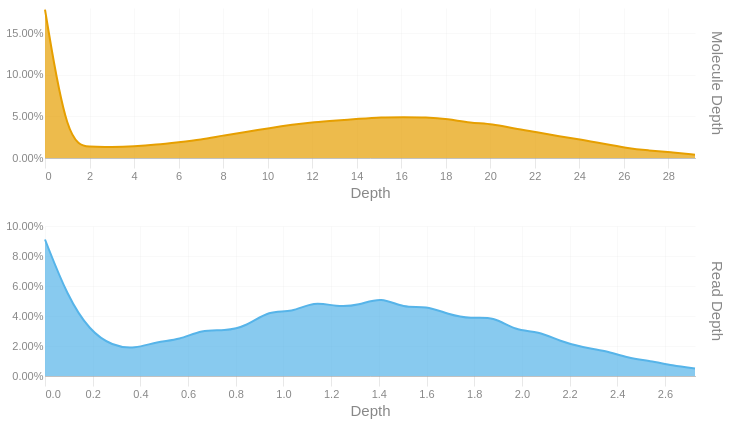

The notebook cell this image was saved under:
### Code cell
readdep = depth_hist(tb['Read Depth'], q99, 3)
readdep = readdep.with_columns(pl.lit('Read Depth').alias('Metric'))
if not SKIPLR:
    moldep = depth_hist(tb['Molecule Depth'], mol_q99, 1)
    moldep = moldep.with_columns(pl.lit('Molecule Depth').alias('Metric'))
    _hist = pl.concat([readdep, moldep])
    _hist = _hist.filter(pl.col('Proportion') != 0)
    with SafeRender(_hist):
        (
            alt.Chart(_hist)        
            .mark_area(interpolate = "basis")
            .encode(
                x=alt.X('Bin:Q').scale(domainMin=0).axis(alt.Axis(title='Depth')),
                y = alt.Y('Proportion:Q', title = None).axis(format = '.2%'),
                color = alt.Color('Metric:N').legend(None),
                row = alt.Row("Metric:N").header(title = None, labelOrient = 'right'),
                tooltip = [
                    alt.Tooltip("Metric:N", title = "Metric"),
                    alt.Tooltip('Interval:N', title = "Depth Interval"),
                    alt.Tooltip('Proportion:Q', title = "% Alignments").format('.2%')
                ]
            )
            .resolve_scale(x='independent', y='independent')
            .properties(
                height = 150, width = 650,
                usermeta={'embedOptions': {'downloadFileName': f'{samplename}.depth.hist'}}
            )
        ).display()
else:
    readdep = readdep.filter(pl.col('Proportion') != 0)
    with SafeRender(readdep):
        (
            alt.Chart(readdep)        
            .mark_area(interpolate = "basis")
            .encode(
                x=alt.X('Bin:Q').scale(domainMin=0).axis(alt.Axis(title='Depth')),
                y = alt.Y('Proportion:Q', title = None).axis(format = '.2%'),
                tooltip = [
                    alt.Tooltip('Interval:N', title = "Depth Interval"),
                    alt.Tooltip('Proportion:Q', title = "% Alignments").format('.2%')
                ]
            )
            .properties(
                usermeta={'embedOptions': {'downloadFileName': f'{samplename}.depth.hist'}}
            )
        ).display()

### Figure 1 — Vega-Lite specification as saved in the notebook (floating-point values rounded to 4 significant figures)
{"width": 650, "height": 150, "config": {"title": {"anchor": "start", "dy": -15, "fontSize": 18, "color": "#888888", "subtitleColor": "#888888", "subtitleFontSize": 14}, "arc": {"fill": "#0072B2"}, "axis": {"domainColor": "#888888", "domainWidth": 0.5, "gridWidth": 0.2, "grid": false, "titleFontWeight": 400, "titleFontSize": 15, "labelFontSize": 11, "labelColor": "#888888", "tickColor": "#888888", "tickWidth": 0.2, "titleColor": "#888888"}, "axisBand": {"grid": false}, "axisX": {"grid": true, "tickSize": 10, "domainCap": "round"}, "axisY": {"domain": false, "grid": true, "tickSize": 0, "domainCap": "round"}, "background": "transparent", "header": {"labelFontSize": 15, "labelColor": "#888888", "titleFontSize": 15, "titleFontWeight": 600, "titleColor": "#888888"}, "legend": {"labelFont": "sans-serif", "labelFontSize": 12, "labelColor": "#888888", "symbolSize": 100, "symbolType": "circle", "titleFontSize": 12, "titlePadding": 10, "titleColor": "#888888", "title": null}, "range": {"category": ["#E69F00", "#56B4E9", "#009E73", "#F0E442", "#0072B2", "#D55E00", "#CC79A7", "#000000"], "diverging": ["#cfe8f3", "#a2d4ec", "#73bfe2", "#46abdb", "#1696d2", "#12719e"]}, "area": {"fill": "#0072B2", "fillOpacity": 0.7, "line": true, "strokeOpacity": 0.7}, "line": {"color": "#0072B2", "stroke": "#0072B2", "strokeWidth": 2}, "trail": {"color": "#0072B2", "stroke": "#0072B2", "strokeWidth": 0, "size": 1}, "point": {"filled": true, "fillOpacity": 1.0, "size": 95}, "text": {"color": "#888888", "fontSize": 11, "align": "right", "fontWeight": 400, "size": 11}, "bar": {"fill": "#0072B2", "stroke": null}, "view": {"stroke": null, "continuousWidth": 660, "continuousHeight": 400}}, "data": {"name": "data-66d6dfcc079fc4ac700df1ad5e270a4e"}, "mark": {"type": "area", "interpolate": "basis"}, "encoding": {"color": {"field": "Metric", "legend": null, "type": "nominal"}, "row": {"field": "Metric", "header": {"title": null, "labelOrient": "right"}, "type": "nominal"}, "tooltip": [{"field": "Metric", "title": "Metric", "type": "nominal"}, {"field": "Interval", "title": "Depth Interval", "type": "nominal"}, {"field": "Proportion", "format": ".2%", "title": "% Alignments", "type": "quantitative"}], "x": {"axis": {"title": "Depth"}, "field": "Bin", "scale": {"domainMin": 0}, "type": "quantitative"}, "y": {"axis": {"format": ".2%"}, "field": "Proportion", "title": null, "type": "quantitative"}}, "resolve": {"scale": {"x": "independent", "y": "independent"}}, "usermeta": {"embedOptions": {"downloadFileName": "TF26LRJL0071_50B_H_10484332_23Y22YLT4_L7.depth.hist"}}, "$schema": "https://vega.github.io/schema/vega-lite/v6.4.1.json", "datasets": {"data-66d6dfcc079fc4ac700df1ad5e270a4e": [{"Bin": 0.0, "Interval": "0.0-0.094", "Proportion": 0.091, "Metric": "Read Depth"}, {"Bin": 0.094, "Interval": "0.094-0.188", "Proportion": 0.053, "Metric": "Read Depth"}, {"Bin": 0.188, "Interval": "0.188-0.282", "Proportion": 0.03, "Metric": "Read Depth"}, {"Bin": 0.282, "Interval": "0.282-0.376", "Proportion": 0.02, "Metric": "Read Depth"}, {"Bin": 0.376, "Interval": "0.376-0.47", "Proportion": 0.018, "Metric": "Read Depth"}, {"Bin": 0.47, "Interval": "0.47-0.564", "Proportion": 0.023, "Metric": "Read Depth"}, {"Bin": 0.564, "Interval": "0.564-0.658", "Proportion": 0.024, "Metric": "Read Depth"}, {"Bin": 0.658, "Interval": "0.658-0.752", "Proportion": 0.031, "Metric": "Read Depth"}, {"Bin": 0.752, "Interval": "0.752-0.846", "Proportion": 0.03, "Metric": "Read Depth"}, {"Bin": 0.846, "Interval": "0.846-0.94", "Proportion": 0.033, "Metric": "Read Depth"}, {"Bin": 0.94, "Interval": "0.94-1.034", "Proportion": 0.044, "Metric": "Read Depth"}, {"Bin": 1.034, "Interval": "1.034-1.128", "Proportion": 0.042, "Metric": "Read Depth"}, {"Bin": 1.128, "Interval": "1.128-1.222", "Proportion": 0.05, "Metric": "Read Depth"}, {"Bin": 1.222, "Interval": "1.222-1.316", "Proportion": 0.046, "Metric": "Read Depth"}, {"Bin": 1.316, "Interval": "1.316-1.41", "Proportion": 0.047, "Metric": "Read Depth"}, {"Bin": 1.41, "Interval": "1.41-1.504", "Proportion": 0.053, "Metric": "Read Depth"}, {"Bin": 1.504, "Interval": "1.504-1.598", "Proportion": 0.045, "Metric": "Read Depth"}, {"Bin": 1.598, "Interval": "1.598-1.692", "Proportion": 0.047, "Metric": "Read Depth"}, {"Bin": 1.692, "Interval": "1.692-1.786", "Proportion": 0.041, "Metric": "Read Depth"}, {"Bin": 1.786, "Interval": "1.786-1.88", "Proportion": 0.038, "Metric": "Read Depth"}, {"Bin": 1.88, "Interval": "1.88-1.974", "Proportion": 0.04, "Metric": "Read Depth"}, {"Bin": 1.974, "Interval": "1.974-2.068", "Proportion": 0.03, "Metric": "Read Depth"}, {"Bin": 2.068, "Interval": "2.068-2.162", "Proportion": 0.03, "Metric": "Read Depth"}, {"Bin": 2.162, "Interval": "2.162-2.256", "Proportion": 0.023, "Metric": "Read Depth"}, {"Bin": 2.256, "Interval": "2.256-2.35", "Proportion": 0.019, "Metric": "Read Depth"}, {"Bin": 2.35, "Interval": "2.35-2.444", "Proportion": 0.017, "Metric": "Read Depth"}, {"Bin": 2.444, "Interval": "2.444-2.538", "Proportion": 0.012, "Metric": "Read Depth"}, {"Bin": 2.538, "Interval": "2.538-2.632", "Proportion": 0.01, "Metric": "Read Depth"}, {"Bin": 2.632, "Interval": "2.632-2.726", "Proportion": 0.007, "Metric": "Read Depth"}, {"Bin": 2.726, "Interval": "2.726-2.82", "Proportion": 0.005, "Metric": "Read Depth"}, {"Bin": 0.0, "Interval": "0.0-1.0", "Proportion": 0.178, "Metric": "Molecule Depth"}, {"Bin": 1.0, "Interval": "1.0-2.0", "Proportion": 0.017, "Metric": "Molecule Depth"}, {"Bin": 2.0, "Interval": "2.0-3.0", "Proportion": 0.013, "Metric": "Molecule Depth"}, {"Bin": 3.0, "Interval": "3.0-4.0", "Proportion": 0.013, "Metric": "Molecule Depth"}, {"Bin": 4.0, "Interval": "4.0-5.0", "Proportion": 0.014, "Metric": "Molecule Depth"}, {"Bin": 5.0, "Interval": "5.0-6.0", "Proportion": 0.016, "Metric": "Molecule Depth"}, {"Bin": 6.0, "Interval": "6.0-7.0", "Proportion": 0.019, "Metric": "Molecule Depth"}, {"Bin": 7.0, "Interval": "7.0-8.0", "Proportion": 0.022, "Metric": "Molecule Depth"}, {"Bin": 8.0, "Interval": "8.0-9.0", "Proportion": 0.027, "Metric": "Molecule Depth"}, {"Bin": 9.0, "Interval": "9.0-10.1", "Proportion": 0.031, "Metric": "Molecule Depth"}, {"Bin": 10.1, "Interval": "10.1-11.1", "Proportion": 0.036, "Metric": "Molecule Depth"}, {"Bin": 11.1, "Interval": "11.1-12.1", "Proportion": 0.04, "Metric": "Molecule Depth"}, {"Bin": 12.1, "Interval": "12.1-13.1", "Proportion": 0.043, "Metric": "Molecule Depth"}, {"Bin": 13.1, "Interval": "13.1-14.1", "Proportion": 0.045, "Metric": "Molecule Depth"}, {"Bin": 14.1, "Interval": "14.1-15.1", "Proportion": 0.047, "Metric": "Molecule Depth"}, {"Bin": 15.1, "Interval": "15.1-16.1", "Proportion": 0.049, "Metric": "Molecule Depth"}, {"Bin": 16.1, "Interval": "16.1-17.1", "Proportion": 0.049, "Metric": "Molecule Depth"}, {"Bin": 17.1, "Interval": "17.1-18.1", "Proportion": 0.049, "Metric": "Molecule Depth"}, {"Bin": 18.1, "Interval": "18.1-19.1", "Proportion": 0.047, "Metric": "Molecule Depth"}, {"Bin": 19.1, "Interval": "19.1-20.1", "Proportion": 0.042, "Metric": "Molecule Depth"}, {"Bin": 20.1, "Interval": "20.1-21.1", "Proportion": 0.041, "Metric": "Molecule Depth"}, {"Bin": 21.1, "Interval": "21.1-22.1", "Proportion": 0.035, "Metric": "Molecule Depth"}, {"Bin": 22.1, "Interval": "22.1-23.1", "Proportion": 0.031, "Metric": "Molecule Depth"}, {"Bin": 23.1, "Interval": "23.1-24.1", "Proportion": 0.026, "Metric": "Molecule Depth"}, {"Bin": 24.1, "Interval": "24.1-25.1", "Proportion": 0.022, "Metric": "Molecule Depth"}, {"Bin": 25.1, "Interval": "25.1-26.1", "Proportion": 0.017, "Metric": "Molecule Depth"}, {"Bin": 26.1, "Interval": "26.1-27.1", "Proportion": 0.012, "Metric": "Molecule Depth"}, {"Bin": 27.1, "Interval": "27.1-28.1", "Proportion": 0.009, "Metric": "Molecule Depth"}, {"Bin": 28.1, "Interval": "28.1-29.2", "Proportion": 0.007, "Metric": "Molecule Depth"}, {"Bin": 29.2, "Interval": "29.2-30.16", "Proportion": 0.004, "Metric": "Molecule Depth"}]}}
